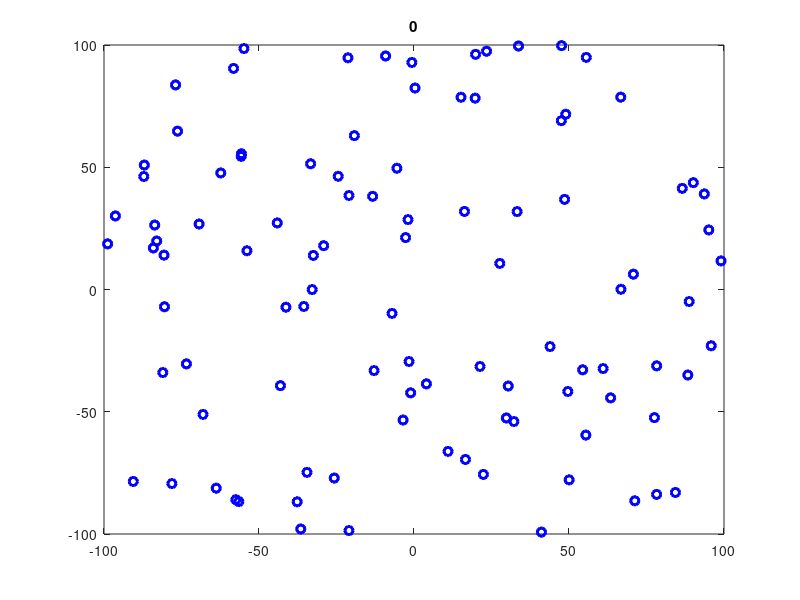

Source code (MATLAB): (Note: this script raises an error after producing the figure.)
%%%Simulate Particles orbiting and combining
close all
clear
clc

global m

Numparticles = 100;

%%Generate Vectors
xpos_vec = [0];
ypos_vec = [0];
xvel_vec = [0];
yvel_vec = [0];
m = [0];
r = [0];
xposition = [-50 50 0];
yposition = [0 0 50];
%%Generate initial conditions
pos = 100;
vel = 100;
for i = 1:Numparticles
  xpos_vec(i) = -pos + 2*pos*rand(1,1);
  ypos_vec(i) = -pos + 2*pos*rand(1,1);
  xvel_vec(i) = -vel + 2*vel*rand(1,1);
  yvel_vec(i) = -vel + 2*vel*rand(1,1);
  %xpos_vec(i) = xposition(i);
  %ypos_vec(i) = yposition(i);
  %xvel_vec(i) = 0;
  %yvel_vec(i) = 0;
  m(i) = 1; %%kg
  r(i) = 1; %%m
end
scale = 2;
xpos_vec = xpos_vec';
ypos_vec = ypos_vec';
xvel_vec = xvel_vec';
yvel_vec = yvel_vec';
limit = 100;
%%Generate Plot
h1 = figure();
set(h1,'color','white')
%%Start Integrating
go = 1;
counter = 0;
dt = 0.001;
SKIP = 0;
step = 0.01;
frames = 1;
while go
  hold off
  if counter >= SKIP
    %%Plot States
    for i = 1:length(xpos_vec)
      plot([xpos_vec(i) xpos_vec(i)],[ypos_vec(i) ypos_vec(i)],'bo','LineWidth',r(i)*scale)
      hold on
    end
    if Numparticles < 10
      %step = dt*10;
    end
    if Numparticles < 5
      if (max(abs(xpos_vec))>limit) || (max(abs(ypos_vec)) > limit)
	limit = limit*1.2;
      end
    end
    axis([-limit limit -limit limit])
    title(num2str(counter));
    drawnow
    M(frames) = getframe;
    frames = frames + 1;
    SKIP = SKIP + step;
  end
  counter = counter + dt;
  %%Collision Detection
  loc = [];
  for i = 1:Numparticles-1
    for j = i+1:Numparticles
      dist = sqrt((xpos_vec(i)-xpos_vec(j))^2 + (ypos_vec(i)-ypos_vec(j))^2);
      if dist <= (r(i) + r(j))
	%disp('Collision')
	loc = [i j];
      end
    end
  end
  %%Combine Collided Ones
  if ~isempty(loc)
    deletes = [];
    combines = [0];
    for i = 1:2:length(loc)-1
      loc1 = loc(i);
      loc2 = loc(i+1);
      if isempty(find(combines == loc1,1))
	combines = [combines loc1];
	deletes = [deletes loc2];
	%%Use momentum conservation to combine particles
	mtotal = m(loc1) + m(loc2);
	xvel_vec(loc1) = (m(loc1)*xvel_vec(loc1)+m(loc2)*xvel_vec(loc2))/mtotal;
	yvel_vec(loc1) = (m(loc1)*yvel_vec(loc1)+m(loc2)*yvel_vec(loc2))/mtotal;
	%%Pick the position with the larger mass(if same then average)
	if m(loc1) < m(loc2)
	  xpos_vec(loc1) = xpos_vec(loc2);
	  ypos_vec(loc1) = ypos_vec(loc2);
	elseif m(loc1) == m(loc2)
	  xpos_vec(loc1) = (xpos_vec(loc1)+xpos_vec(loc2))/2;
	  ypos_vec(loc1) = (ypos_vec(loc1)+ypos_vec(loc2))/2;
	end
	Numparticles = Numparticles - 1
	m(loc1) = mtotal;
	%%For Radius assume spheres of constant volume
	Vtotal = (4/3)*pi*r(loc1)^3 + (4/3)*pi*r(loc2)^3;
	r(loc1) = ((Vtotal*(3/4))/pi)^(1/3);
	m(deletes) = [];
	r(deletes)= [];
	xpos_vec(deletes) = [];
	ypos_vec(deletes) = [];
	xvel_vec(deletes) = [];
	yvel_vec(deletes) = [];
      end
    end
    %%Delete Extras
  end
  %%Integrate
  xstate = [[xpos_vec;ypos_vec],[xvel_vec;yvel_vec]];
  [dt,xnext] = RK4(counter,@Gravity,xstate,dt);
  xpos_vec = xnext(1:Numparticles,1);
  ypos_vec = xnext(Numparticles+1:2*Numparticles,1);
  xvel_vec = xnext(1:Numparticles,2);
  yvel_vec = xnext(Numparticles+1:2*Numparticles,2);
  if counter > 200
   go = 0;
  end
end

  

